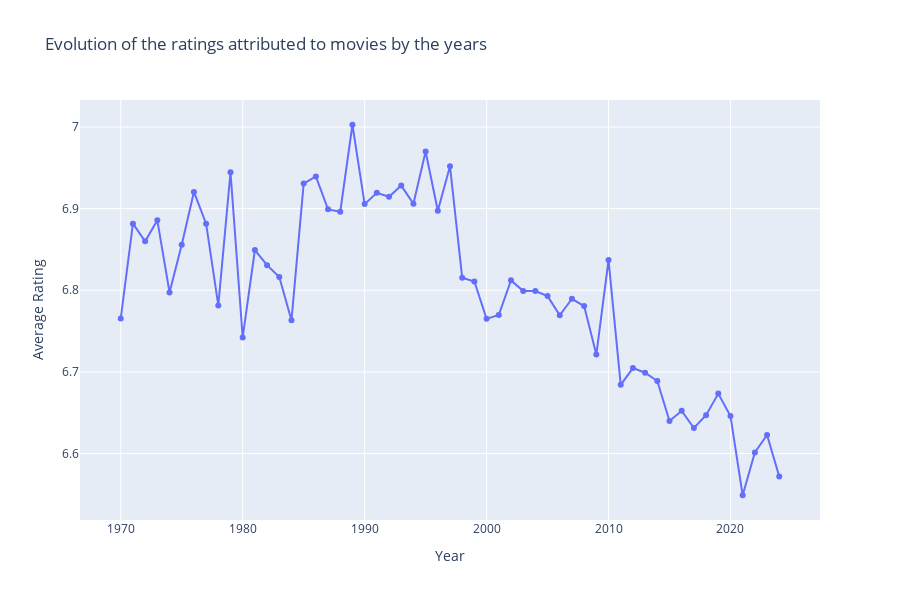

The notebook cell this image was saved under:
### Markdown cell above
The chart generated by the code below is an interactive Plotly chart. If you can't see it, the same graph in a non-interactive version is present just after.

### Code cell
# We plot the graph representing the evolution of the ratings attributed to movies by the years
fig = px.line(
    rating_per_year,
    x="Year",
    y="Weighted_rating",
    title="Evolution of the ratings attributed to movies by the years",
    markers=True,
    height=600)

fig.update_layout(
    xaxis_title = "Year",
    yaxis_title = "Average Rating")

fig.show()

### Figure 1 — Plotly figure (JSON) as saved in the notebook; plotly's stock layout.template omitted (floating-point values rounded to 4 significant figures)
{"data": [{"hovertemplate": "Year=%{x}<br>Weighted_rating=%{y}<extra></extra>", "legendgroup": "", "line": {"color": "#636efa", "dash": "solid"}, "marker": {"symbol": "circle"}, "mode": "lines+markers", "name": "", "orientation": "v", "showlegend": false, "type": "scatter", "x": [1970, 1971, 1972, 1973, 1974, 1975, 1976, 1977, 1978, 1979, 1980, 1981, 1982, 1983, 1984, 1985, 1986, 1987, 1988, 1989, 1990, 1991, 1992, 1993, 1994, 1995, 1996, 1997, 1998, 1999, 2000, 2001, 2002, 2003, 2004, 2005, 2006, 2007, 2008, 2009, 2010, 2011, 2012, 2013, 2014, 2015, 2016, 2017, 2018, 2019, 2020, 2021, 2022, 2023, 2024], "xaxis": "x", "y": [6.766, 6.882, 6.86, 6.886, 6.797, 6.856, 6.92, 6.882, 6.781, 6.945, 6.742, 6.849, 6.831, 6.816, 6.763, 6.931, 6.94, 6.899, 6.896, 7.003, 6.906, 6.919, 6.915, 6.928, 6.906, 6.97, 6.897, 6.952, 6.815, 6.811, 6.765, 6.77, 6.812, 6.799, 6.799, 6.793, 6.769, 6.79, 6.781, 6.721, 6.837, 6.684, 6.705, 6.699, 6.689, 6.64, 6.652, 6.631, 6.647, 6.673, 6.646, 6.549, 6.601, 6.623, 6.572], "yaxis": "y"}], "layout": {"height": 600, "legend": {"tracegroupgap": 0}, "title": {"text": "Evolution of the ratings attributed to movies by the years"}, "xaxis": {"anchor": "y", "domain": [0, 1], "title": {"text": "Year"}}, "yaxis": {"anchor": "x", "domain": [0, 1], "title": {"text": "Average Rating"}}}}
